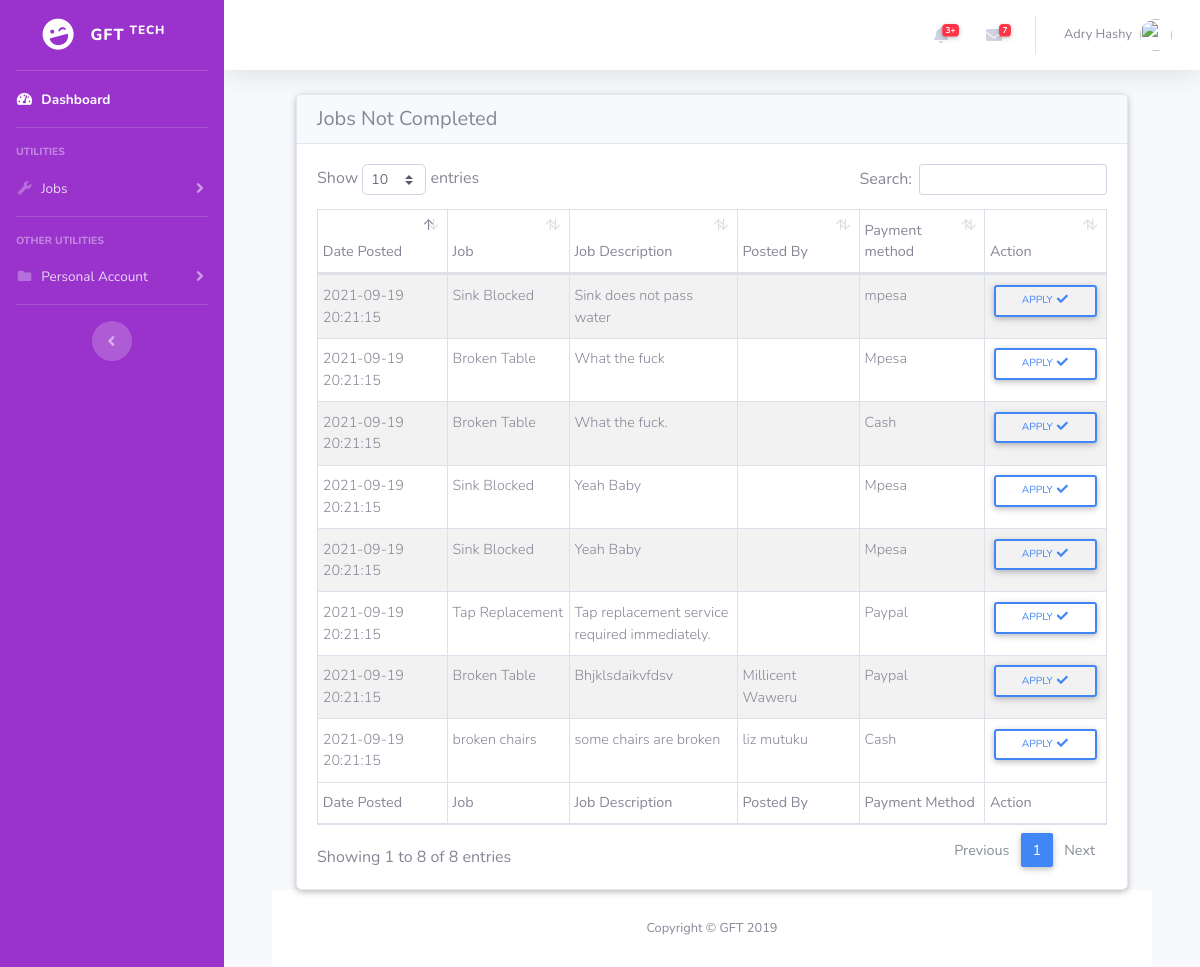
The page /tech/jobsavailable.php (signed in) on the database its author committed.
### tables this page shows
CREATE TABLE `users` (
  `C_id` int(255) NOT NULL,
  `first_name` varchar(255) NOT NULL,
  `second_name` varchar(255) NOT NULL,
  `national_id` int(20) NOT NULL,
  `email` varchar(100) NOT NULL,
  `password` varchar(100) NOT NULL,
  `role` varchar(100) NOT NULL
);

CREATE TABLE `job` (
  `J_Id` int(100) NOT NULL,
  `job_name` varchar(20) NOT NULL,
  `job_description` varchar(255) NOT NULL,
  `skill_needed` varchar(50) NOT NULL,
  `assigned_by` varchar(100) NOT NULL,
  `assigned_to` varchar(100) NOT NULL,
  `payment_method` varchar(20) NOT NULL,
  `job_status` tinyint(1) NOT NULL,
  `comments` text DEFAULT NULL,
  `datetime` timestamp NOT NULL DEFAULT current_timestamp()
);

### tech/jobsavailable.php (the view, shortened to what this page needs)
<?php
include 'functions/action.php';
if($_SESSION['tech'])
{
?>
<!DOCTYPE html>
<html>
<head>
  <link href="../Admin/vendor/fontawesome-free/css/all.min.css" rel="stylesheet" type="text/css">
  <link href="../bootstrap-4.2.1-dist/css/mdb.min.css" rel="stylesheet">
  <link href="../Admin/css/sb-admin-2.min.css" rel="stylesheet">
  <link href="../Admin/vendor/datatables/dataTables.bootstrap4.min.css" rel="stylesheet">
</head>
<body id="page-top">
  <div id="wrapper">
  <?php include '../includes/TechNav.php';?>
    <div id="content-wrapper" class="d-flex flex-column">
      <div id="content">
        <?php include '../includes/TechTop.php'; ?>
        <div class="container-fluid">
        <div class="container-fluid">
        <div class="container-fluid">
          <div class="card">
            <h5 class="card-header h5">Jobs Not Completed</h5>
          <div class="card-body">
          <table id="dataTable" class="table table-striped table-bordered table-sm" cellspacing="0" width="100%">
            <thead>
              <tr>
              <th class="th-sm">Date Posted</th>
              <th class="th-sm">Job</th>
              <th class="th-sm">Job Description</th>
              <th class="th-sm">Posted By</th>
              <th class="th-sm">Payment method</th>
              <th class="th-sm">Action</th>
              </tr>
            </thead>
            <tbody>
              <?php
                  $jobcompleted = mysqli_query($con, "SELECT * FROM job WHERE job_status=0");
                  while ($row = mysqli_fetch_array($jobcompleted)) {
              ?>
              <tr>
                <td><?php echo $row['datetime'];?></td>
                <td><?php echo $row['job_name'] ;?></td>
                <td><?php echo $row['job_description'] ;?></td>
                <td><?php echo $row['assigned_by'] ;?></td>
                <td><?php echo $row['payment_method'] ;?></td>
                <td class='text-center'>
                  <button type='button' class='btn btn-outline-primary btn-sm m-0 waves-effect' data-toggle='modal' data-target="#apply<?= $row['J_Id'];?>">Apply <i class='fas fa-fw fa-check'></i></button>
                </td>
              </tr>
              <?php
            }
          ?>
            </tbody>
            <tfoot>
              <tr>
              <th class="th-sm">Date Posted</th>
              <th class="th-sm">Job</th>
              <th class="th-sm">Job Description</th>
              <th class="th-sm">Posted By</th>
              <th class="th-sm">Payment Method</th>
              <th class="th-sm">Action</th>
              </tr>
            </tfoot>
          </table>
        </div>
        </div>
      </div>
      <?php
}
else{
  header('location:../login.php');
}
      ?>
    <?php include '../includes/AdminFoot.php'; ?>
    </div>
</body>
</html>

### includes/TechTop.php (shortened to what this page needs)
<?php
    if($_SESSION['tech'])
  {
      include '../includes/db-conn.php';
      $email=$_SESSION['tech'];
      $user = mysqli_query($con, "SELECT * FROM users WHERE `email`='$email'");
      while($get_user = mysqli_fetch_assoc($user))
      {
          $fname=$get_user['first_name'];
          $sname=$get_user['second_name'];
          $names = $fname.' '.$sname;
      }
  }
  else{
      header('location:../login.php');
  }
?>
<!DOCTYPE html>
<html>
<head>
</head>
        <nav class="navbar navbar-expand navbar-light bg-white topbar mb-4 static-top shadow">
          <ul class="navbar-nav ml-auto">
            <li class="nav-item dropdown no-arrow mx-1">
              <a class="nav-link dropdown-toggle" href="#" id="alertsDropdown" role="button" data-toggle="dropdown" aria-haspopup="true" aria-expanded="false">
                <i class="fas fa-bell fa-fw"></i>
                <span class="badge badge-danger badge-counter">3+</span>
              </a>
            </li>
            <li class="nav-item dropdown no-arrow mx-1">
              <a class="nav-link dropdown-toggle" href="#" id="messagesDropdown" role="button" data-toggle="dropdown" aria-haspopup="true" aria-expanded="false">
                <i class="fas fa-envelope fa-fw"></i>
                <span class="badge badge-danger badge-counter">7</span>
              </a>
            </li>
            <li class="nav-item dropdown no-arrow">
              <a class="nav-link dropdown-toggle" href="#" id="userDropdown" role="button" data-toggle="dropdown" aria-haspopup="true" aria-expanded="false">
                <span class="mr-2 d-none d-lg-inline text-gray-600 small"><?php echo $names; ?></span>
                <img class="img-profile rounded-circle" src="<?php echo $url; ?>">
              </a>
            </li>
          </ul>
        </nav>
</html>

### rows shown on the page
users: names "Adry Hashy"
job: datetime "2021-09-19 20:21:15", job_name "Sink Blocked", job_description "Sink does not pass water", payment_method "mpesa"
job: datetime "2021-09-19 20:21:15", job_name "Broken Table", job_description "What the fuck", payment_method "Mpesa"
job: datetime "2021-09-19 20:21:15", job_name "Broken Table", job_description "What the fuck.", payment_method "Cash"
job: datetime "2021-09-19 20:21:15", job_name "Sink Blocked", job_description "Yeah Baby", payment_method "Mpesa"
job: datetime "2021-09-19 20:21:15", job_name "Sink Blocked", job_description "Yeah Baby", payment_method "Mpesa"
job: datetime "2021-09-19 20:21:15", job_name "Tap Replacement", job_description "Tap replacement service required immediately.", payment_method "Paypal"
job: datetime "2021-09-19 20:21:15", job_name "Broken Table", job_description "Bhjklsdaikvfdsv", assigned_by "Millicent Waweru", payment_method "Paypal"
job: datetime "2021-09-19 20:21:15", job_name "broken chairs", job_description "some chairs are broken", assigned_by "liz mutuku", payment_method "Cash"
